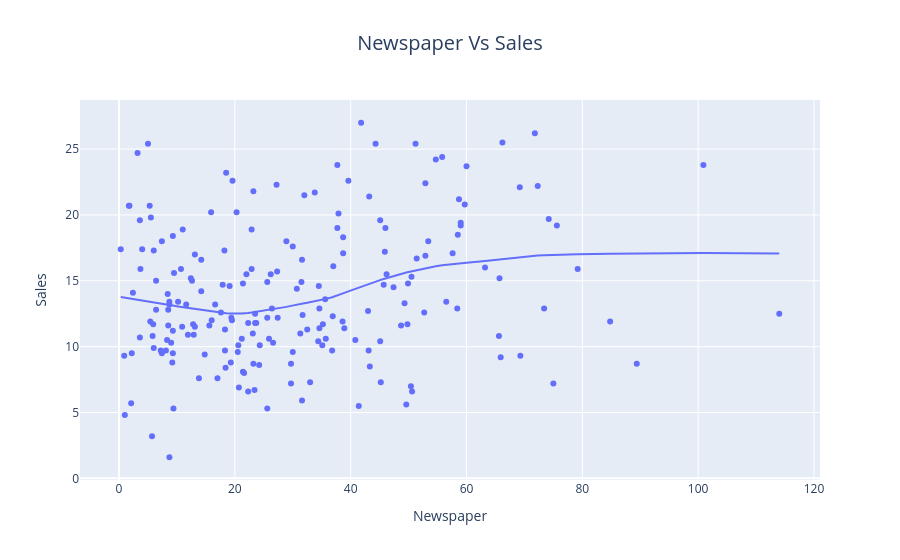

This figure's notebook cell:
### Code cell
fig = px.scatter (
    data , 
    x = 'Newspaper' , 
    y = 'Sales' , 
    trendline = 'lowess' , 
    title = "Newspaper Vs Sales" , 
    labels = {'Sales': 'Sales', 'Newspaper': 'Newspaper'},
    color_discrete_sequence = ['#636EFA'])
fig.update_layout(
    title_font_size = 20, 
    title_x = 0.5) 
fig.show()

### Figure 1 — Plotly figure (JSON) as saved in the notebook; plotly's stock layout.template omitted (floating-point values rounded to 4 significant figures; data arrays with more than 128 entries replaced by an {"elided": "..."} marker saying what was removed)
{"data": [{"hovertemplate": "Newspaper=%{x}<br>Sales=%{y}<extra></extra>", "legendgroup": "", "marker": {"color": "#636EFA", "symbol": "circle"}, "mode": "markers", "name": "", "orientation": "v", "showlegend": false, "type": "scatter", "x": {"elided": "200 float values"}, "xaxis": "x", "y": {"elided": "200 float values"}, "yaxis": "y"}, {"hovertemplate": "<b>LOWESS trendline</b><br><br>Newspaper=%{x}<br>Sales=%{y} <b>(trend)</b><extra></extra>", "legendgroup": "", "marker": {"color": "#636EFA", "symbol": "circle"}, "mode": "lines", "name": "", "showlegend": false, "type": "scatter", "x": {"elided": "200 float values"}, "xaxis": "x", "y": {"elided": "200 float values"}, "yaxis": "y"}], "layout": {"legend": {"tracegroupgap": 0}, "title": {"font": {"size": 20}, "text": "Newspaper Vs Sales", "x": 0.5}, "xaxis": {"anchor": "y", "domain": [0, 1], "title": {"text": "Newspaper"}}, "yaxis": {"anchor": "x", "domain": [0, 1], "title": {"text": "Sales"}}}}
